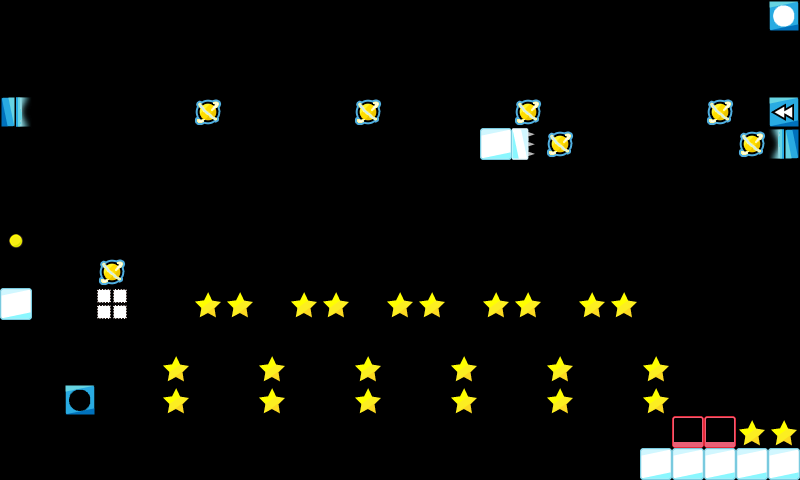

Rendered tile map (Tiled .tmx) drawn with the repository's tilesets; below, a short description and the map source with its tile grids summarised:
An orthogonal 25x15 tile map with 32x32 px tiles, 1 tile layer (map).

<map version="1.0" orientation="orthogonal" renderorder="right-down" width="25" height="15" tilewidth="32" tileheight="32" nextobjectid="1">
 <tileset firstgid="1" name="map_tiles" tilewidth="32" tileheight="32" tilecount="225" columns="15">
  <image source="../../img/map_tiles.png" width="480" height="480" />
 </tileset>
 <layer name="map" width="25" height="15">
  <data>[375 cells, 48 non-empty, 12 distinct tile ids]</data>
 </layer>
 <objectgroup color="#ffffff" name="Object Layer 1" />
</map>
